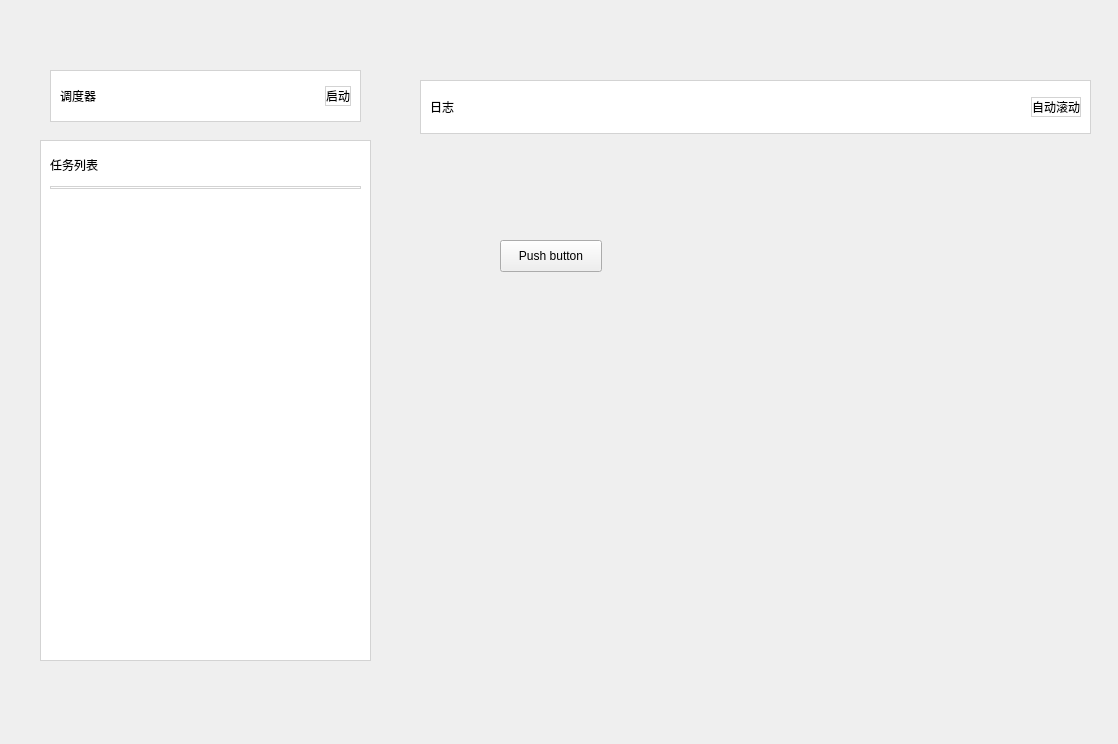
<?xml version="1.0" encoding="UTF-8"?>
<ui version="4.0">
 <class>Form</class>
 <widget class="QWidget" name="Form">
  <property name="geometry">
   <rect>
    <x>0</x>
    <y>0</y>
    <width>1118</width>
    <height>744</height>
   </rect>
  </property>
  <property name="windowTitle">
   <string>Form</string>
  </property>
  <widget class="QFrame" name="frame">
   <property name="geometry">
    <rect>
     <x>50</x>
     <y>70</y>
     <width>311</width>
     <height>52</height>
    </rect>
   </property>
   <property name="styleSheet">
    <string notr="true">background-color: white;
border: 1px solid #d3d3d3;</string>
   </property>
   <property name="frameShape">
    <enum>QFrame::StyledPanel</enum>
   </property>
   <property name="frameShadow">
    <enum>QFrame::Raised</enum>
   </property>
   <layout class="QGridLayout" name="gridLayout_2">
    <item row="0" column="0">
     <layout class="QGridLayout" name="gridLayout">
      <item row="0" column="0">
       <widget class="BodyLabel" name="BodyLabel">
        <property name="styleSheet">
         <string notr="true">border: none;</string>
        </property>
        <property name="text">
         <string>调度器</string>
        </property>
        <property name="pixelFontSize" stdset="0">
         <number>18</number>
        </property>
       </widget>
      </item>
      <item row="0" column="2">
       <widget class="PushButton" name="PushButton">
        <property name="text">
         <string>启动</string>
        </property>
       </widget>
      </item>
      <item row="0" column="1">
       <spacer name="horizontalSpacer">
        <property name="orientation">
         <enum>Qt::Horizontal</enum>
        </property>
        <property name="sizeHint" stdset="0">
         <size>
          <width>40</width>
          <height>20</height>
         </size>
        </property>
       </spacer>
      </item>
     </layout>
    </item>
   </layout>
  </widget>
  <widget class="QFrame" name="frame_2">
   <property name="geometry">
    <rect>
     <x>420</x>
     <y>80</y>
     <width>671</width>
     <height>54</height>
    </rect>
   </property>
   <property name="styleSheet">
    <string notr="true">background-color: white;
border: 1px solid #d3d3d3;</string>
   </property>
   <property name="frameShape">
    <enum>QFrame::StyledPanel</enum>
   </property>
   <property name="frameShadow">
    <enum>QFrame::Raised</enum>
   </property>
   <layout class="QGridLayout" name="gridLayout_4">
    <item row="0" column="0">
     <layout class="QGridLayout" name="gridLayout_3">
      <item row="0" column="2">
       <widget class="PushButton" name="PushButton_2">
        <property name="text">
         <string>自动滚动</string>
        </property>
       </widget>
      </item>
      <item row="0" column="0">
       <widget class="BodyLabel" name="BodyLabel_2">
        <property name="styleSheet">
         <string notr="true">border: none;</string>
        </property>
        <property name="text">
         <string>日志</string>
        </property>
        <property name="pixelFontSize" stdset="0">
         <number>18</number>
        </property>
       </widget>
      </item>
      <item row="0" column="1">
       <spacer name="horizontalSpacer_2">
        <property name="orientation">
         <enum>Qt::Horizontal</enum>
        </property>
        <property name="sizeHint" stdset="0">
         <size>
          <width>40</width>
          <height>20</height>
         </size>
        </property>
       </spacer>
      </item>
     </layout>
    </item>
   </layout>
  </widget>
  <widget class="PushButton" name="PushButton_3">
   <property name="geometry">
    <rect>
     <x>500</x>
     <y>240</y>
     <width>102</width>
     <height>32</height>
    </rect>
   </property>
   <property name="text">
    <string>Push button</string>
   </property>
  </widget>
  <widget class="QFrame" name="frame_3">
   <property name="geometry">
    <rect>
     <x>40</x>
     <y>140</y>
     <width>331</width>
     <height>521</height>
    </rect>
   </property>
   <property name="styleSheet">
    <string notr="true">.QFrame{
background-color: white;
border: 1px solid #d3d3d3;
}</string>
   </property>
   <property name="frameShape">
    <enum>QFrame::StyledPanel</enum>
   </property>
   <property name="frameShadow">
    <enum>QFrame::Raised</enum>
   </property>
   <layout class="QGridLayout" name="gridLayout_6">
    <item row="0" column="0">
     <layout class="QGridLayout" name="gridLayout_5">
      <item row="0" column="0">
       <widget class="BodyLabel" name="BodyLabel_3">
        <property name="maximumSize">
         <size>
          <width>16777215</width>
          <height>30</height>
         </size>
        </property>
        <property name="styleSheet">
         <string notr="true">border:none;</string>
        </property>
        <property name="text">
         <string>任务列表</string>
        </property>
        <property name="pixelFontSize" stdset="0">
         <number>18</number>
        </property>
       </widget>
      </item>
      <item row="1" column="0">
       <widget class="Line" name="line_2">
        <property name="orientation">
         <enum>Qt::Horizontal</enum>
        </property>
       </widget>
      </item>
      <item row="2" column="0">
       <widget class="QWidget" name="widget" native="true">
        <property name="styleSheet">
         <string notr="true">.QWidget{
background-color: white;
border: 1px solid #d3d3d3;
}</string>
        </property>
        <widget class="ScrollArea" name="ScrollArea">
         <property name="geometry">
          <rect>
           <x>0</x>
           <y>0</y>
           <width>311</width>
           <height>461</height>
          </rect>
         </property>
         <property name="styleSheet">
          <string notr="true">border:none;</string>
         </property>
         <property name="widgetResizable">
          <bool>true</bool>
         </property>
         <widget class="QWidget" name="scrollAreaWidgetContents">
          <property name="geometry">
           <rect>
            <x>0</x>
            <y>0</y>
            <width>311</width>
            <height>461</height>
           </rect>
          </property>
          <layout class="QGridLayout" name="gridLayout_s"/>
         </widget>
        </widget>
       </widget>
      </item>
     </layout>
    </item>
   </layout>
  </widget>
 </widget>
 <customwidgets>
  <customwidget>
   <class>PushButton</class>
   <extends>QPushButton</extends>
   <header>qfluentwidgets</header>
  </customwidget>
  <customwidget>
   <class>ScrollArea</class>
   <extends>QScrollArea</extends>
   <header>qfluentwidgets</header>
   <container>1</container>
  </customwidget>
  <customwidget>
   <class>BodyLabel</class>
   <extends>QLabel</extends>
   <header>qfluentwidgets</header>
  </customwidget>
 </customwidgets>
 <resources/>
 <connections/>
</ui>
